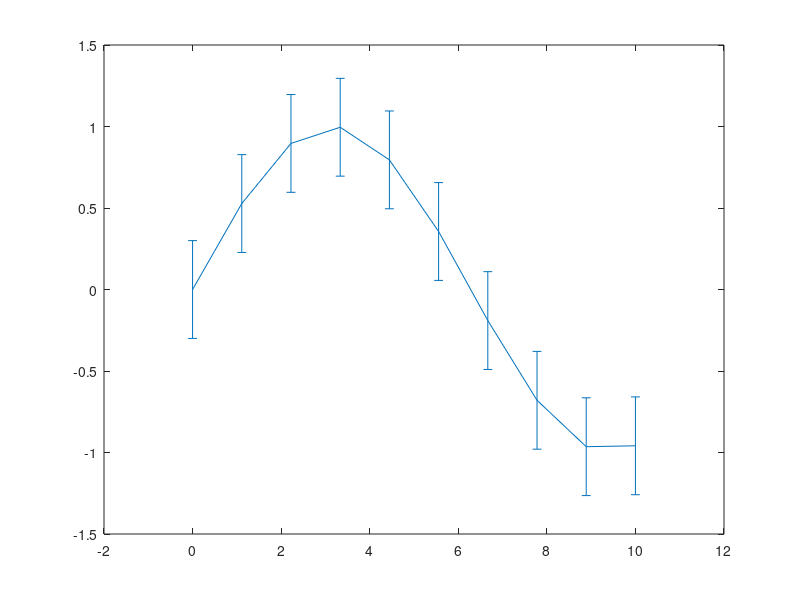

This figure's MATLAB source: (Note: this script raises an error after producing the figure.)
x = linspace(0,10,10);
y = sin(x/2);
err = 0.3*ones(size(y));
e = errorbar(x,y,err);
e.Marker = '*';
e.MarkerSize = 10;
e.Color = 'red';
e.CapSize = 15;
